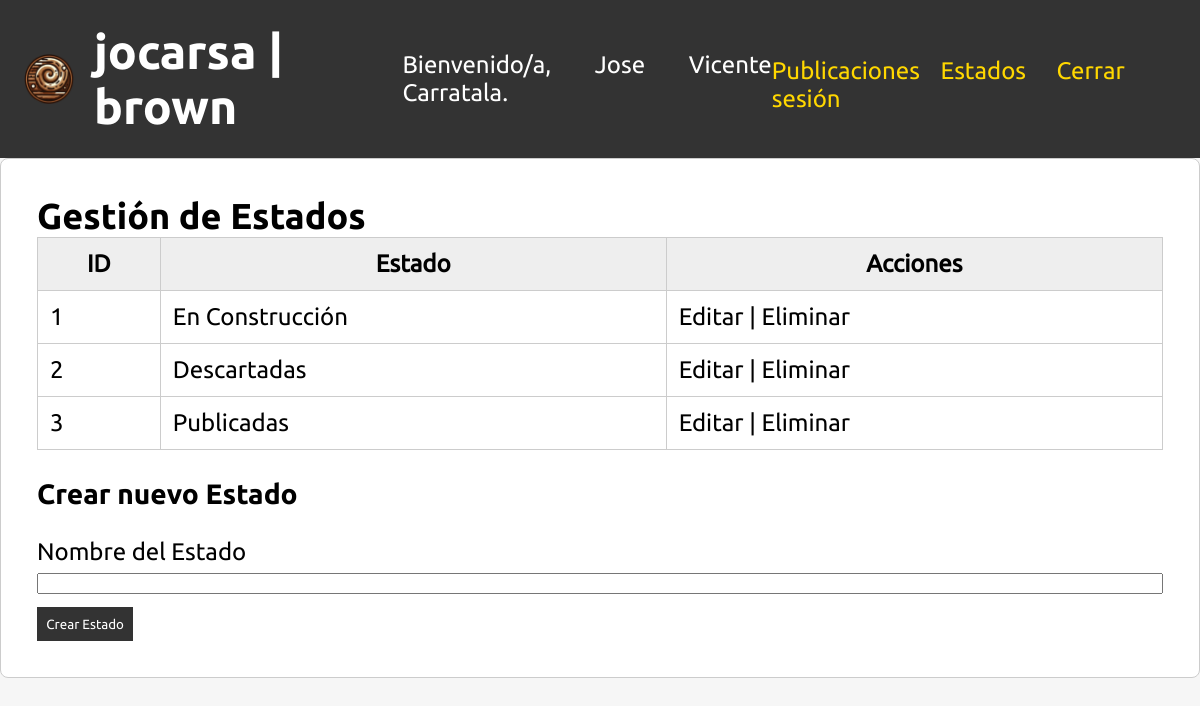
Page /index.php?action=states (signed in) on the committed database.
### tables this page shows
CREATE TABLE states (
        id INTEGER PRIMARY KEY AUTOINCREMENT,
        name TEXT NOT NULL
    );

### acciones/estados.php (the view, shortened to what this page needs)
<?php
        $stmt = $db->query("SELECT * FROM states ORDER BY id ASC");
        $states = $stmt->fetchAll(PDO::FETCH_ASSOC);
        ?>
        <div class="states-container">
            <h2>Gestión de Estados</h2>
            <table>
                <thead>
                    <tr>
                        <th>ID</th>
                        <th>Estado</th>
                        <th>Acciones</th>
                    </tr>
                </thead>
                <tbody>
                <?php foreach ($states as $st): ?>
                    <tr>
                        <td><?php echo $st['id']; ?></td>
                        <td><?php echo htmlspecialchars($st['name']); ?></td>
                        <td>
                            <a href="index.php?action=edit_state&id=<?php echo $st['id']; ?>">Editar</a> |
                            <a href="index.php?delete_state=<?php echo $st['id']; ?>"
                               onclick="return confirm('¿Eliminar este estado?');">Eliminar</a>
                        </td>
                    </tr>
                <?php endforeach; ?>
                </tbody>
            </table>
            <h3>Crear nuevo Estado</h3>
            <form method="post">
                <label for="name">Nombre del Estado</label>
                <input type="text" name="name" id="name" required>
                <button type="submit" name="create_state">Crear Estado</button>
            </form>
        </div>

### styles.css (style rules this page uses)
* { font-family: Ubuntu, sans-serif; }
html, body { width: 100%; height: 100%; margin: 0; padding: 0; font-family: Ubuntu, sans-serif; background: #f6f6f6; display: flex ; flex-direction: column; }
.states-container, .publications-container { max-width: 100%; background: #fff; padding: 1.5em; border: 1px solid #ccc; border-radius: 8px; }
.states-container h2, .publications-container h2 { margin-top: 0;margin:0px; }
table { width: 100%; border-collapse: collapse; margin-bottom: 1em; }
table thead { background: #eee; }
table td, table th { border: 1px solid #ccc; padding: 0.5em; }
form label { display: block; margin-top: 0.5em; }
form input[type="text"], form input[type="number"], form input[type="date"], form textarea, form select { width: 100%; box-sizing: border-box; margin-top: 0.2em; }
form button { margin-top: 1em; padding: 0.7em; background: #333; color: #fff; border: none; cursor: pointer; }
a { color:inherit; text-decoration:none; }

### estilodocumento.css (style rules this page uses)
body { font-size:1.5em;font-family:Ubuntu; }
h1,h2,h3,h4,h5,h6,strong { font-family:UbuntuBold; }
a { color:inherit; text-decoration:none; }

### rows in the picture
states: id "1", name "En Construcción"
states: id "2", name "Descartadas"
states: id "3", name "Publicadas"

### other values in the picture
$_SESSION['nombre'] "Jose Vicente Carratala"
